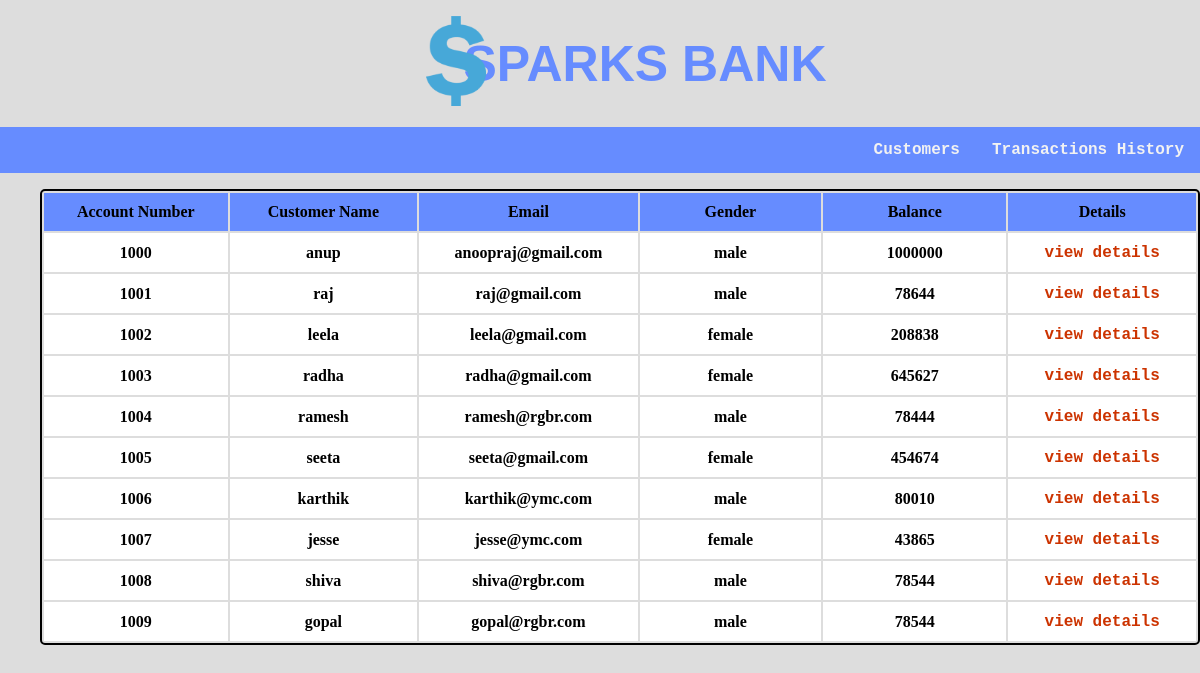
The page /customers.php on the database its author committed.
### tables this page shows
CREATE TABLE `customers` (
  `id` int(20) NOT NULL,
  `customer_name` varchar(20) NOT NULL,
  `acc_no` int(11) NOT NULL,
  `email` varchar(28) NOT NULL,
  `gender` varchar(11) NOT NULL,
  `balance` int(11) NOT NULL
);

### customers.php (the view, shortened to what this page needs)
<?php
	include("conn.php");
?>
<!DOCTYPE html>
<html>
<head>
	<link rel="stylesheet" type="text/css" href="assests\style1.css">
</head>
<body>
	<div class="head">
    <img src="img/logo.png" class="logo">
		<h1 style=" font-size: 50px; text-align:center;">
		<a href="index.php" style="color:#668cff; font-family: 'Catamaran', sans-serif;">SPARKS BANK</a>
		</h1>
	</div>
	<div class="topnav">
		<nav style="float: right;">
  		<a href="trans_history.php" class="a1">Transactions History</a>
  		<a href="customers.php" class="a1" >Customers</a>
  		</nav>
  	</div>
  	<dir >
  		<?php
  			$selectSQL = 'SELECT * FROM customers ';
  			if( !( $selectRes = mysqli_query( $con,$selectSQL ) ) ){
    			echo 'Retrieval of data from Database Failed - #'.mysql_errno().': '.mysql_error();
  			}
  			else
  			{
    ?>
  		<table align="center">
  			<thead>
  				<tr style="background-color: #668cff">
  					<th>Account Number</th>
  					<th>Customer Name</th>
  					<th>Email</th>
  					<th>Gender</th>
  					<th>Balance</th>
  					<th>Details</th>
  				</tr>
  			</thead>
  			<tbody style="background-color: white;">
    		<?php
      		if( mysqli_num_rows( $selectRes )==0 ){
        		echo '<tr><td colspan="4">No Rows Returned</td></tr>';
      		}
      		else{
        		while( $row = mysqli_fetch_assoc( $selectRes ) ){
        		?>
        		<tr>
        			<th><?php echo $row['acc_no'];?></th>
        			<th><?php echo $row['customer_name'];?></th>
        			<th><?php echo $row['email'];?></th>
        			<th><?php echo $row['gender'];?></th>
        			<th><?php echo $row['balance'];?></th>
        			<th><a href="transactions.php?id=<?php echo $row['id'] ?>">view details</a></th>
        		</tr>
     <?php   }
      }
    ?>
  </tbody>
  		</table>
  	<?php } ?>
  	</dir>
</body>
</html>

### assests/style1.css (style rules this page uses)
.topnav { background-color: #668cff; overflow: hidden; }
.topnav a { float: right; display: block; color: #f2f2f2; text-align: center; padding: 14px 16px; text-decoration: none; font-family: "Lucida Console", "Courier New", monospace; font-weight: bold; }
a { text-decoration: none; font-family: "Lucida Console", "Courier New", monospace; font-weight: bold; font-style: normal; color: #cc3300; }
.head { background-color: #ddd; padding: 1px; }
body { margin: 0; background-color: #ddd; }
* { box-sizing: border-box; }

### customers.php (style rules this page uses)
th, td { width:250px; text-align:center; padding:10px; border:2px; }
table { border:2px solid black; border-radius: 5px; }
.logo { float: left; position: relative; left: 410px; padding: 15px; width: 90px; height: 120px; }

### rows shown on the page
customers: acc_no "1000", customer_name "anup", email "anoopraj@gmail.com", gender "male", balance "1000000"
customers: acc_no "1001", customer_name "raj", email "raj@gmail.com", gender "male", balance "78644"
customers: acc_no "1002", customer_name "leela", email "leela@gmail.com", gender "female", balance "208838"
customers: acc_no "1003", customer_name "radha", email "radha@gmail.com", gender "female", balance "645627"
customers: acc_no "1004", customer_name "ramesh", email "ramesh@rgbr.com", gender "male", balance "78444"
customers: acc_no "1005", customer_name "seeta", email "seeta@gmail.com", gender "female", balance "454674"
customers: acc_no "1006", customer_name "karthik", email "karthik@ymc.com", gender "male", balance "80010"
customers: acc_no "1007", customer_name "jesse", email "jesse@ymc.com", gender "female", balance "43865"
customers: acc_no "1008", customer_name "shiva", email "shiva@rgbr.com", gender "male", balance "78544"
customers: acc_no "1009", customer_name "gopal", email "gopal@rgbr.com", gender "male", balance "78544"
